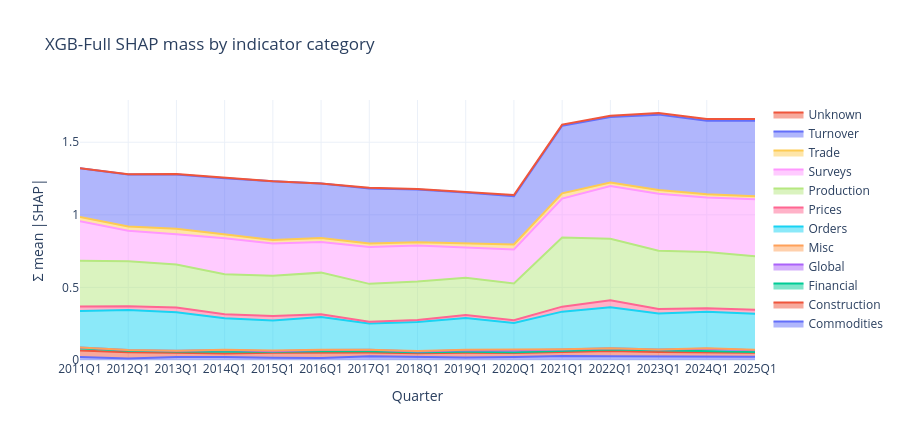

Notebook cell for this chart:
### Code cell
# Plotly — SHAP mass by indicator category (hover / zoom)
if shap_log.empty:
    print("No SHAP log — run XGB-Full in §4 first.")
else:
    _dd = pd.read_csv(_tp.DATA_DICT_ENRICHED_CSV)
    cat_map = _dd.set_index("id")["category"]
    xp.fig_xgb_shap_category_interactive(shap_log, cat_map, show=True)

### Figure 1 — Plotly figure (JSON) as saved in the notebook; plotly's stock layout.template omitted (floating-point values rounded to 4 significant figures)
{"data": [{"hovertemplate": "Commodities<br>%{x}: %{y:.4f}<extra></extra>", "mode": "lines", "name": "Commodities", "stackgroup": "one", "type": "scatter", "x": ["2011Q1", "2012Q1", "2013Q1", "2014Q1", "2015Q1", "2016Q1", "2017Q1", "2018Q1", "2019Q1", "2020Q1", "2021Q1", "2022Q1", "2023Q1", "2024Q1", "2025Q1"], "y": [0.02099, 0.01007, 0.02085, 0.02118, 0.01623, 0.01405, 0.02603, 0.0221, 0.01718, 0.02061, 0.02731, 0.02661, 0.02441, 0.02106, 0.02314]}, {"hovertemplate": "Construction<br>%{x}: %{y:.4f}<extra></extra>", "mode": "lines", "name": "Construction", "stackgroup": "one", "type": "scatter", "x": ["2011Q1", "2012Q1", "2013Q1", "2014Q1", "2015Q1", "2016Q1", "2017Q1", "2018Q1", "2019Q1", "2020Q1", "2021Q1", "2022Q1", "2023Q1", "2024Q1", "2025Q1"], "y": [0.04465, 0.04301, 0.02926, 0.02437, 0.03301, 0.03603, 0.02635, 0.02522, 0.03301, 0.02705, 0.02606, 0.03491, 0.03019, 0.03253, 0.02738]}, {"hovertemplate": "Financial<br>%{x}: %{y:.4f}<extra></extra>", "mode": "lines", "name": "Financial", "stackgroup": "one", "type": "scatter", "x": ["2011Q1", "2012Q1", "2013Q1", "2014Q1", "2015Q1", "2016Q1", "2017Q1", "2018Q1", "2019Q1", "2020Q1", "2021Q1", "2022Q1", "2023Q1", "2024Q1", "2025Q1"], "y": [0.01501, 0.009947, 0.008982, 0.01003, 0.007242, 0.009964, 0.007833, 0.006666, 0.006863, 0.00508, 0.007774, 0.01038, 0.01183, 0.009366, 0.004101]}, {"hovertemplate": "Global<br>%{x}: %{y:.4f}<extra></extra>", "mode": "lines", "name": "Global", "stackgroup": "one", "type": "scatter", "x": ["2011Q1", "2012Q1", "2013Q1", "2014Q1", "2015Q1", "2016Q1", "2017Q1", "2018Q1", "2019Q1", "2020Q1", "2021Q1", "2022Q1", "2023Q1", "2024Q1", "2025Q1"], "y": [0.005221, 0.006606, 0.004779, 0.01268, 0.004202, 0.008335, 0.009621, 0.00503, 0.01045, 0.01249, 0.01061, 0.008821, 0.005607, 0.01481, 0.01237]}, {"hovertemplate": "Misc<br>%{x}: %{y:.4f}<extra></extra>", "mode": "lines", "name": "Misc", "stackgroup": "one", "type": "scatter", "x": ["2011Q1", "2012Q1", "2013Q1", "2014Q1", "2015Q1", "2016Q1", "2017Q1", "2018Q1", "2019Q1", "2020Q1", "2021Q1", "2022Q1", "2023Q1", "2024Q1", "2025Q1"], "y": [0.0, 0.0, 0.0, 0.001898, 0.0044, 0.001741, 0.0, 0.002764, 0.002542, 0.006317, 0.003013, 0.0, 0.0, 0.002812, 0.004336]}, {"hovertemplate": "Orders<br>%{x}: %{y:.4f}<extra></extra>", "mode": "lines", "name": "Orders", "stackgroup": "one", "type": "scatter", "x": ["2011Q1", "2012Q1", "2013Q1", "2014Q1", "2015Q1", "2016Q1", "2017Q1", "2018Q1", "2019Q1", "2020Q1", "2021Q1", "2022Q1", "2023Q1", "2024Q1", "2025Q1"], "y": [0.2521, 0.2751, 0.2653, 0.2173, 0.2068, 0.2258, 0.1813, 0.1991, 0.2194, 0.1842, 0.2582, 0.2834, 0.2476, 0.2513, 0.2466]}, {"hovertemplate": "Prices<br>%{x}: %{y:.4f}<extra></extra>", "mode": "lines", "name": "Prices", "stackgroup": "one", "type": "scatter", "x": ["2011Q1", "2012Q1", "2013Q1", "2014Q1", "2015Q1", "2016Q1", "2017Q1", "2018Q1", "2019Q1", "2020Q1", "2021Q1", "2022Q1", "2023Q1", "2024Q1", "2025Q1"], "y": [0.03068, 0.02588, 0.03161, 0.02841, 0.0309, 0.01909, 0.01306, 0.01403, 0.02066, 0.01846, 0.03456, 0.04678, 0.03229, 0.02528, 0.02877]}, {"hovertemplate": "Production<br>%{x}: %{y:.4f}<extra></extra>", "mode": "lines", "name": "Production", "stackgroup": "one", "type": "scatter", "x": ["2011Q1", "2012Q1", "2013Q1", "2014Q1", "2015Q1", "2016Q1", "2017Q1", "2018Q1", "2019Q1", "2020Q1", "2021Q1", "2022Q1", "2023Q1", "2024Q1", "2025Q1"], "y": [0.315, 0.3088, 0.2962, 0.2747, 0.2777, 0.2867, 0.2603, 0.2662, 0.2559, 0.2532, 0.4765, 0.4246, 0.4005, 0.3874, 0.3675]}, {"hovertemplate": "Surveys<br>%{x}: %{y:.4f}<extra></extra>", "mode": "lines", "name": "Surveys", "stackgroup": "one", "type": "scatter", "x": ["2011Q1", "2012Q1", "2013Q1", "2014Q1", "2015Q1", "2016Q1", "2017Q1", "2018Q1", "2019Q1", "2020Q1", "2021Q1", "2022Q1", "2023Q1", "2024Q1", "2025Q1"], "y": [0.2716, 0.2114, 0.2095, 0.2482, 0.2218, 0.2108, 0.2532, 0.2477, 0.2092, 0.234, 0.2676, 0.3621, 0.3931, 0.3744, 0.3938]}, {"hovertemplate": "Trade<br>%{x}: %{y:.4f}<extra></extra>", "mode": "lines", "name": "Trade", "stackgroup": "one", "type": "scatter", "x": ["2011Q1", "2012Q1", "2013Q1", "2014Q1", "2015Q1", "2016Q1", "2017Q1", "2018Q1", "2019Q1", "2020Q1", "2021Q1", "2022Q1", "2023Q1", "2024Q1", "2025Q1"], "y": [0.02942, 0.0282, 0.03726, 0.02858, 0.02448, 0.02691, 0.02433, 0.02248, 0.02859, 0.03457, 0.03597, 0.02534, 0.02507, 0.02246, 0.01998]}, {"hovertemplate": "Turnover<br>%{x}: %{y:.4f}<extra></extra>", "mode": "lines", "name": "Turnover", "stackgroup": "one", "type": "scatter", "x": ["2011Q1", "2012Q1", "2013Q1", "2014Q1", "2015Q1", "2016Q1", "2017Q1", "2018Q1", "2019Q1", "2020Q1", "2021Q1", "2022Q1", "2023Q1", "2024Q1", "2025Q1"], "y": [0.3353, 0.3581, 0.3739, 0.3837, 0.4041, 0.3764, 0.3797, 0.3634, 0.3496, 0.3317, 0.4663, 0.451, 0.5195, 0.5073, 0.5196]}, {"hovertemplate": "Unknown<br>%{x}: %{y:.4f}<extra></extra>", "mode": "lines", "name": "Unknown", "stackgroup": "one", "type": "scatter", "x": ["2011Q1", "2012Q1", "2013Q1", "2014Q1", "2015Q1", "2016Q1", "2017Q1", "2018Q1", "2019Q1", "2020Q1", "2021Q1", "2022Q1", "2023Q1", "2024Q1", "2025Q1"], "y": [0.0, 0.002428, 0.002921, 0.004222, 0.0, 0.0, 0.004829, 0.002962, 0.004452, 0.00832, 0.007046, 0.008554, 0.01121, 0.01207, 0.01221]}], "layout": {"height": 440, "title": {"text": "XGB-Full SHAP mass by indicator category"}, "xaxis": {"title": {"text": "Quarter"}}, "yaxis": {"title": {"text": "Σ mean |SHAP|"}}}}
